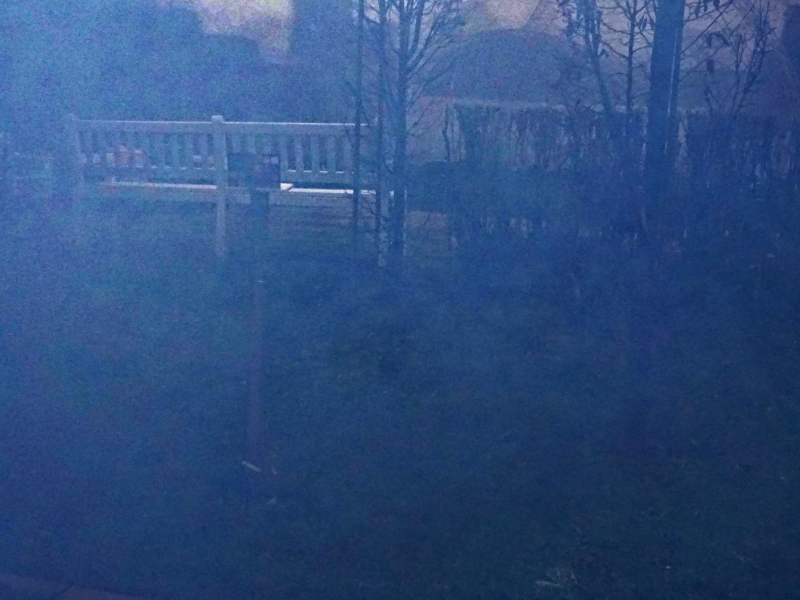
#> input picture dcp/dehazedImages/01_hazy.png, 1600 x 1200 px, given in place of vid_2.mp4, which was not available (shown at 1/2 size)
$ jupyter execute dehaze.ipynb   (older library calls are emulated)
#> lines starting #> are read from the running program, lines starting #| are printed output that depends on the picture; pictures that were not available may be replaced by others from this repository, and a replacement may not be noted
[cell 1]
import os
import time
import cv2
import math
import numpy as np

[cell 2]
def DarkChannel(im,sz):
    b,g,r = cv2.split(im)
    dc = cv2.min(cv2.min(r,g),b);
    kernel = cv2.getStructuringElement(cv2.MORPH_RECT,(sz,sz))
    dark = cv2.erode(dc,kernel)
    return dark

def AtmLight(im,dark):
    [h,w] = im.shape[:2]
    imsz = h*w
    numpx = int(max(math.floor(imsz/1000),1))
    darkvec = dark.reshape(imsz);
    imvec = im.reshape(imsz,3);

    indices = darkvec.argsort();
    indices = indices[imsz-numpx::]

    atmsum = np.zeros([1,3])
    for ind in range(1,numpx):
       atmsum = atmsum + imvec[indices[ind]]

    A = atmsum / numpx;
    return A

def TransmissionEstimate(im,A,sz):
    omega = 0.95; # Omega Variable to change the exposure in the result image
                 # 0.95 documented . Lower (0.8) to reduce bright spots
    im3 = np.empty(im.shape,im.dtype);

    for ind in range(0,3):
        im3[:,:,ind] = im[:,:,ind]/A[0,ind]

    transmission = 1 - omega*DarkChannel(im3,sz);
    return transmission

def Guidedfilter(im,p,r,eps):
    mean_I = cv2.boxFilter(im,cv2.CV_64F,(r,r));
    mean_p = cv2.boxFilter(p, cv2.CV_64F,(r,r));
    mean_Ip = cv2.boxFilter(im*p,cv2.CV_64F,(r,r));
    cov_Ip = mean_Ip - mean_I*mean_p;

    mean_II = cv2.boxFilter(im*im,cv2.CV_64F,(r,r));
    var_I   = mean_II - mean_I*mean_I;

    a = cov_Ip/(var_I + eps);
    b = mean_p - a*mean_I;

    mean_a = cv2.boxFilter(a,cv2.CV_64F,(r,r));
    mean_b = cv2.boxFilter(b,cv2.CV_64F,(r,r));

    q = mean_a*im + mean_b;
    return q;

def TransmissionRefine(im,et):
    gray = cv2.cvtColor(im,cv2.COLOR_BGR2GRAY);
    gray = np.float64(gray)/255;
    r = 60;
    eps = 0.0001;
    t = Guidedfilter(gray,et,r,eps);

    return t;

def Recover(im,t,A,tx = 0.1):
    res = np.empty(im.shape,im.dtype);
    t = cv2.max(t,tx);

    for ind in range(0,3):
        res[:,:,ind] = (im[:,:,ind]-A[0,ind])/t + A[0,ind]

    return res

[cell 3]
def dehazeImage(image):
    image= cv2.resize(image, (300,255), interpolation = cv2.INTER_AREA)
    I = image.astype('float32')/255;
    dark = DarkChannel(I,15);
    A = AtmLight(I,dark);
    te = TransmissionEstimate(I,A,15);
    t = TransmissionRefine(image,te);
    J = Recover(I,t,A,0.1);
    cv2.imshow('J',J)
    return J

[cell 4]
vid = cv2.VideoCapture('./hazyVideo/vid_2.mp4')

frames = 0
videoStart = time.time()
while(1):

    # Capture the video frame
    # by frame
    ret, frame = vid.read()
#> frame is the input picture: shape (1200, 1600, 3); mean B, G, R 126.6, 77.8, 46.3
    if(ret):
        frames += 1
#         cv2.imshow('frame', frame)
#         cv2.imshow('frame', cv2.resize(frame,(400,300), interpolation = cv2.INTER_AREA))
#         dehazeImage(frame)
        img = dehazeImage(frame)
#> in DarkChannel, `dark = cv2.erode(dc,kernel)`:
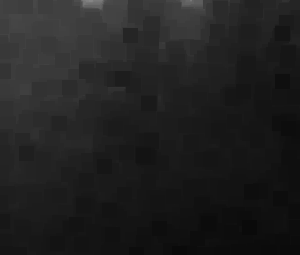
#> dark: shape (255, 300) float32; min 0.0392, max 0.525, mean 0.128
#> in AtmLight, `indices = indices[imsz-numpx::]`: indices = 76 values, max 1285 at index 12, min 82 at index 23, mean 508.2
#> the loop in AtmLight, `for ind in range(1,numpx):` made 75 passes
#> atmsum on passes 1 to 12: [[0.753, 0.647, 0.635]], [[1.47, 1.25, 1.24]], [[2.21, 1.88, 1.86]], [[3, 2.57, 2.54]], [[3.78, 3.22, 3.21]], [[4.58, 3.91, 3.89]], [[5.35, 4.58, 4.55]], [[6.16, 5.29, 5.25]], [[6.94, 5.99, 5.92]], [[7.76, 6.7, 6.65]], [[8.53, 7.38, 7.31]], [[9.28, 8.01, 7.89]]
#> after the loop in AtmLight, `for ind in range(1,numpx):`: atmsum = [[57.79, 50.52, 49.26]]
#> in AtmLight, `A = atmsum / numpx;`: A = [[0.76, 0.665, 0.648]]
#> in Guidedfilter, `mean_a = cv2.boxFilter(a,cv2.CV_64F,(r,r));`:
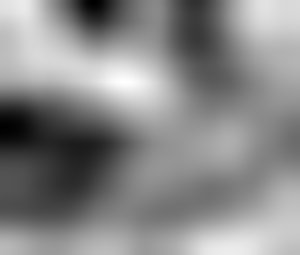
#> mean_a: shape (255, 300) float64; min -0.76, max -0.144, mean -0.43; drawn with min black and max white
#> in Guidedfilter, `mean_b = cv2.boxFilter(b,cv2.CV_64F,(r,r));`:
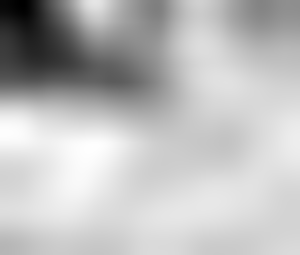
#> mean_b: shape (255, 300) float64; min 0.723, max 1.01, mean 0.938; drawn with min black and max white
#> after the loop in Recover, `for ind in range(0,3):`:
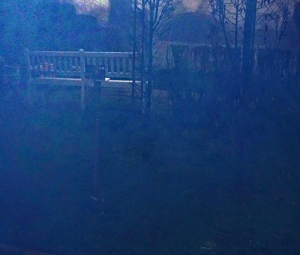
#> res: shape (255, 300, 3) float32; mean of channels 0, 1, 2 0.449, 0.231, 0.0796; drawn with min black and max white
        cv2.imwrite(f'./dehazedVideo/{frame}_frame.png', img*255)
        if cv2.waitKey(1) & 0xFF == ord('q'):
#> (key q is pressed here)
            break
    else:
        print("Video Ended or no Capture")
        break

videoEnd = time.time()
total = videoEnd - videoStart
print(f"Total Time taken = {total} and frames per second = {frames/(total)}")
# After the loop release the cap object
vid.release()
# Destroy all the windows
cv2.destroyAllWindows()

[cell 5]
folderName = 'hazyImages/'

paths = os.listdir(folderName)
start = time.time()
for path in paths:
    start = time.time()
    src = cv2.imread(folderName+path);
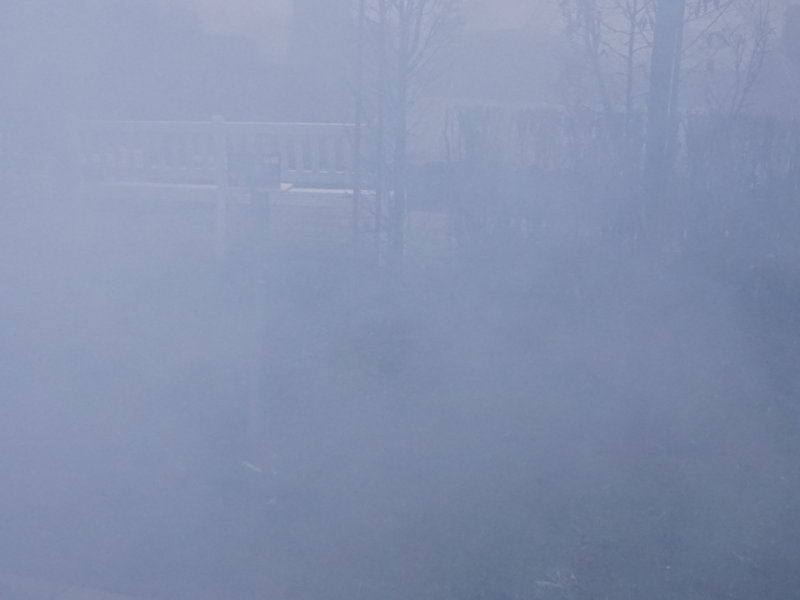
#> input picture dcp/hazyImages/01_hazy.png, 1600 x 1200 px (shown at 1/2 size)
#> src is the input picture: shape (1200, 1600, 3); mean B, G, R 174, 145.6, 133.1
    src= cv2.resize(src, (400,300), interpolation = cv2.INTER_AREA)
#> src: shape (300, 400, 3)
    I = src.astype('float32')/255;
#> I: shape (300, 400, 3) float32

    dark = DarkChannel(I,15);
#> call 3 of DarkChannel, with sz = 15
#> in DarkChannel (call 3), `dark = cv2.erode(dc,kernel)`:
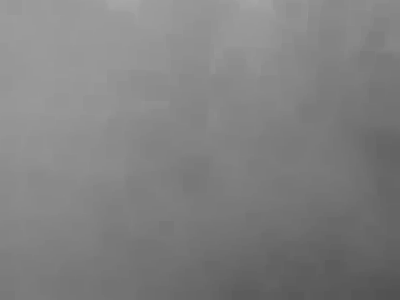
#> dark: shape (300, 400) float32; min 0.322, max 0.651, mean 0.504
    A = AtmLight(I,dark);
#> the loop in AtmLight (call 2), `for ind in range(1,numpx):` made 119 passes
#> atmsum on passes 1 to 12: [[0.765, 0.678, 0.655]], [[1.53, 1.37, 1.32]], [[2.3, 2.05, 1.98]], [[3.07, 2.73, 2.64]], [[3.84, 3.4, 3.29]], [[4.61, 4.08, 3.95]], [[5.37, 4.76, 4.6]], [[6.15, 5.44, 5.26]], [[6.91, 6.12, 5.92]], [[7.67, 6.81, 6.58]], [[8.45, 7.49, 7.24]], [[9.22, 8.18, 7.91]]
#> A = [[0.762, 0.677, 0.656]]
    te = TransmissionEstimate(I,A,15);
#> call 2 of TransmissionEstimate, with A = array of shape (1, 3), sz = 15
#> after the loop in TransmissionEstimate (call 2), `for ind in range(0,3):`:
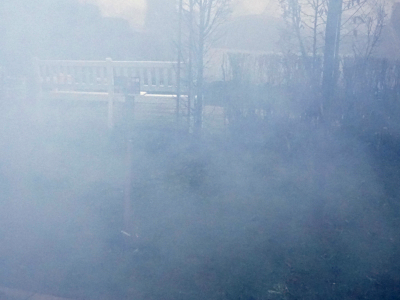
#> im3: shape (300, 400, 3) float32; mean B, G, R 0.895, 0.843, 0.796; drawn with min black and max white
#> call 4 of DarkChannel, with sz = 15
#> in DarkChannel (call 4), `b,g,r = cv2.split(im)`:
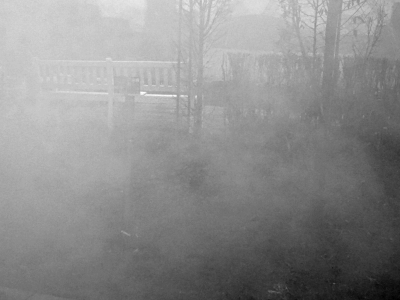
#> g: shape (300, 400) float32; min 0.562, max 1.07, mean 0.843; drawn with min black and max white
#> in DarkChannel (call 4), `dark = cv2.erode(dc,kernel)`:
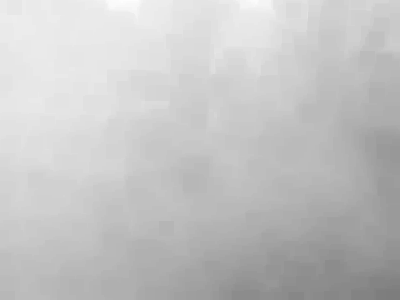
#> dark: shape (300, 400) float32; min 0.491, max 0.993, mean 0.769
#> in TransmissionEstimate (call 2), `transmission = 1 - omega*DarkChannel(im3,sz);`:
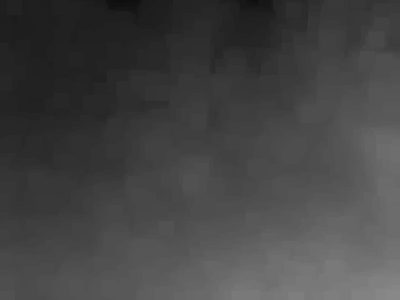
#> transmission: shape (300, 400) float32; min 0.0567, max 0.534, mean 0.269
    t = TransmissionRefine(src,te);
    J = Recover(I,t,A,0.1);
    cv2.imwrite(f'./dehazedImages/lr_{path}', J*255)

end = time.time()
print(f"FPS = {1/(end-start)}")
# cv2.imshow('J',J)
# Destroy all the windows
cv2.destroyAllWindows()
